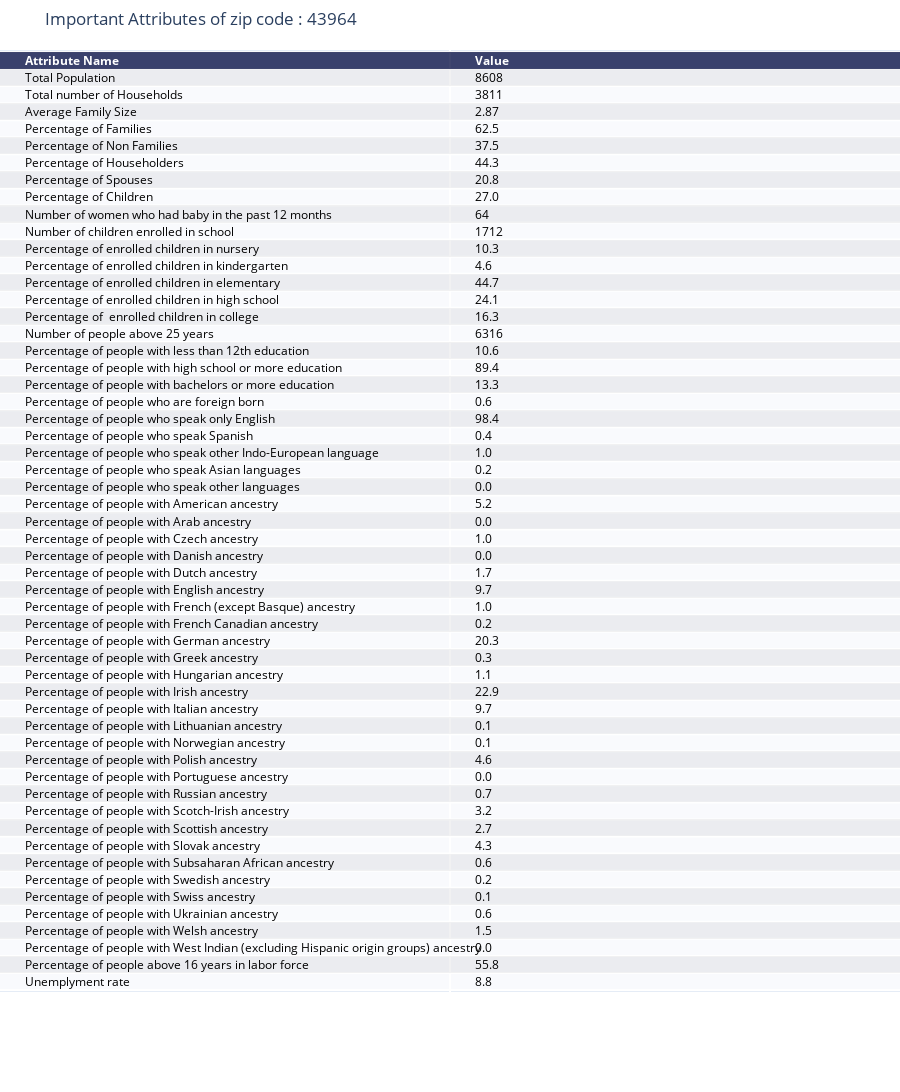

The code cell stored with this chart in its notebook:
### Code cell
attr_obj.create_table()

### Figure 1 — Plotly figure (JSON) as saved in the notebook; plotly's stock layout.template omitted (floating-point values rounded to 4 significant figures)
{"data": [{"colorscale": [[0, "#00083e"], [0.5, "#ededee"], [1, "#ffffff"]], "hoverinfo": "none", "opacity": 0.75, "showscale": false, "type": "heatmap", "z": [[0, 0], [0.5, 0.5], [1, 1], [0.5, 0.5], [1, 1], [0.5, 0.5], [1, 1], [0.5, 0.5], [1, 1], [0.5, 0.5], [1, 1], [0.5, 0.5], [1, 1], [0.5, 0.5], [1, 1], [0.5, 0.5], [1, 1], [0.5, 0.5], [1, 1], [0.5, 0.5], [1, 1], [0.5, 0.5], [1, 1], [0.5, 0.5], [1, 1], [0.5, 0.5], [1, 1], [0.5, 0.5], [1, 1], [0.5, 0.5], [1, 1], [0.5, 0.5], [1, 1], [0.5, 0.5], [1, 1], [0.5, 0.5], [1, 1], [0.5, 0.5], [1, 1], [0.5, 0.5], [1, 1], [0.5, 0.5], [1, 1], [0.5, 0.5], [1, 1], [0.5, 0.5], [1, 1], [0.5, 0.5], [1, 1], [0.5, 0.5], [1, 1], [0.5, 0.5], [1, 1], [0.5, 0.5], [1, 1]]}], "layout": {"annotations": [{"align": "left", "font": {"color": "#ffffff"}, "showarrow": false, "text": "<b>Attribute Name</b>", "x": -0.45, "xanchor": "left", "xref": "x", "y": 0, "yref": "y"}, {"align": "left", "font": {"color": "#ffffff"}, "showarrow": false, "text": "<b>Value</b>", "x": 0.55, "xanchor": "left", "xref": "x", "y": 0, "yref": "y"}, {"align": "left", "font": {"color": "#000000"}, "showarrow": false, "text": "Total Population", "x": -0.45, "xanchor": "left", "xref": "x", "y": 1, "yref": "y"}, {"align": "left", "font": {"color": "#000000"}, "showarrow": false, "text": "8608", "x": 0.55, "xanchor": "left", "xref": "x", "y": 1, "yref": "y"}, {"align": "left", "font": {"color": "#000000"}, "showarrow": false, "text": "Total number of Households", "x": -0.45, "xanchor": "left", "xref": "x", "y": 2, "yref": "y"}, {"align": "left", "font": {"color": "#000000"}, "showarrow": false, "text": "3811", "x": 0.55, "xanchor": "left", "xref": "x", "y": 2, "yref": "y"}, {"align": "left", "font": {"color": "#000000"}, "showarrow": false, "text": "Average Family Size", "x": -0.45, "xanchor": "left", "xref": "x", "y": 3, "yref": "y"}, {"align": "left", "font": {"color": "#000000"}, "showarrow": false, "text": "2.87", "x": 0.55, "xanchor": "left", "xref": "x", "y": 3, "yref": "y"}, {"align": "left", "font": {"color": "#000000"}, "showarrow": false, "text": "Percentage of Families", "x": -0.45, "xanchor": "left", "xref": "x", "y": 4, "yref": "y"}, {"align": "left", "font": {"color": "#000000"}, "showarrow": false, "text": "62.5", "x": 0.55, "xanchor": "left", "xref": "x", "y": 4, "yref": "y"}, {"align": "left", "font": {"color": "#000000"}, "showarrow": false, "text": "Percentage of Non Families", "x": -0.45, "xanchor": "left", "xref": "x", "y": 5, "yref": "y"}, {"align": "left", "font": {"color": "#000000"}, "showarrow": false, "text": "37.5", "x": 0.55, "xanchor": "left", "xref": "x", "y": 5, "yref": "y"}, {"align": "left", "font": {"color": "#000000"}, "showarrow": false, "text": "Percentage of Householders", "x": -0.45, "xanchor": "left", "xref": "x", "y": 6, "yref": "y"}, {"align": "left", "font": {"color": "#000000"}, "showarrow": false, "text": "44.3", "x": 0.55, "xanchor": "left", "xref": "x", "y": 6, "yref": "y"}, {"align": "left", "font": {"color": "#000000"}, "showarrow": false, "text": "Percentage of Spouses", "x": -0.45, "xanchor": "left", "xref": "x", "y": 7, "yref": "y"}, {"align": "left", "font": {"color": "#000000"}, "showarrow": false, "text": "20.8", "x": 0.55, "xanchor": "left", "xref": "x", "y": 7, "yref": "y"}, {"align": "left", "font": {"color": "#000000"}, "showarrow": false, "text": "Percentage of Children", "x": -0.45, "xanchor": "left", "xref": "x", "y": 8, "yref": "y"}, {"align": "left", "font": {"color": "#000000"}, "showarrow": false, "text": "27.0", "x": 0.55, "xanchor": "left", "xref": "x", "y": 8, "yref": "y"}, {"align": "left", "font": {"color": "#000000"}, "showarrow": false, "text": "Number of women who had baby in the past 12 months", "x": -0.45, "xanchor": "left", "xref": "x", "y": 9, "yref": "y"}, {"align": "left", "font": {"color": "#000000"}, "showarrow": false, "text": "64", "x": 0.55, "xanchor": "left", "xref": "x", "y": 9, "yref": "y"}, {"align": "left", "font": {"color": "#000000"}, "showarrow": false, "text": "Number of children enrolled in school", "x": -0.45, "xanchor": "left", "xref": "x", "y": 10, "yref": "y"}, {"align": "left", "font": {"color": "#000000"}, "showarrow": false, "text": "1712", "x": 0.55, "xanchor": "left", "xref": "x", "y": 10, "yref": "y"}, {"align": "left", "font": {"color": "#000000"}, "showarrow": false, "text": "Percentage of enrolled children in nursery", "x": -0.45, "xanchor": "left", "xref": "x", "y": 11, "yref": "y"}, {"align": "left", "font": {"color": "#000000"}, "showarrow": false, "text": "10.3", "x": 0.55, "xanchor": "left", "xref": "x", "y": 11, "yref": "y"}, {"align": "left", "font": {"color": "#000000"}, "showarrow": false, "text": "Percentage of enrolled children in kindergarten", "x": -0.45, "xanchor": "left", "xref": "x", "y": 12, "yref": "y"}, {"align": "left", "font": {"color": "#000000"}, "showarrow": false, "text": "4.6", "x": 0.55, "xanchor": "left", "xref": "x", "y": 12, "yref": "y"}, {"align": "left", "font": {"color": "#000000"}, "showarrow": false, "text": "Percentage of enrolled children in elementary", "x": -0.45, "xanchor": "left", "xref": "x", "y": 13, "yref": "y"}, {"align": "left", "font": {"color": "#000000"}, "showarrow": false, "text": "44.7", "x": 0.55, "xanchor": "left", "xref": "x", "y": 13, "yref": "y"}, {"align": "left", "font": {"color": "#000000"}, "showarrow": false, "text": "Percentage of enrolled children in high school", "x": -0.45, "xanchor": "left", "xref": "x", "y": 14, "yref": "y"}, {"align": "left", "font": {"color": "#000000"}, "showarrow": false, "text": "24.1", "x": 0.55, "xanchor": "left", "xref": "x", "y": 14, "yref": "y"}, {"align": "left", "font": {"color": "#000000"}, "showarrow": false, "text": "Percentage of  enrolled children in college", "x": -0.45, "xanchor": "left", "xref": "x", "y": 15, "yref": "y"}, {"align": "left", "font": {"color": "#000000"}, "showarrow": false, "text": "16.3", "x": 0.55, "xanchor": "left", "xref": "x", "y": 15, "yref": "y"}, {"align": "left", "font": {"color": "#000000"}, "showarrow": false, "text": "Number of people above 25 years", "x": -0.45, "xanchor": "left", "xref": "x", "y": 16, "yref": "y"}, {"align": "left", "font": {"color": "#000000"}, "showarrow": false, "text": "6316", "x": 0.55, "xanchor": "left", "xref": "x", "y": 16, "yref": "y"}, {"align": "left", "font": {"color": "#000000"}, "showarrow": false, "text": "Percentage of people with less than 12th education", "x": -0.45, "xanchor": "left", "xref": "x", "y": 17, "yref": "y"}, {"align": "left", "font": {"color": "#000000"}, "showarrow": false, "text": "10.6", "x": 0.55, "xanchor": "left", "xref": "x", "y": 17, "yref": "y"}, {"align": "left", "font": {"color": "#000000"}, "showarrow": false, "text": "Percentage of people with high school or more education", "x": -0.45, "xanchor": "left", "xref": "x", "y": 18, "yref": "y"}, {"align": "left", "font": {"color": "#000000"}, "showarrow": false, "text": "89.4", "x": 0.55, "xanchor": "left", "xref": "x", "y": 18, "yref": "y"}, {"align": "left", "font": {"color": "#000000"}, "showarrow": false, "text": "Percentage of people with bachelors or more education", "x": -0.45, "xanchor": "left", "xref": "x", "y": 19, "yref": "y"}, {"align": "left", "font": {"color": "#000000"}, "showarrow": false, "text": "13.3", "x": 0.55, "xanchor": "left", "xref": "x", "y": 19, "yref": "y"}, {"align": "left", "font": {"color": "#000000"}, "showarrow": false, "text": "Percentage of people who are foreign born", "x": -0.45, "xanchor": "left", "xref": "x", "y": 20, "yref": "y"}, {"align": "left", "font": {"color": "#000000"}, "showarrow": false, "text": "0.6", "x": 0.55, "xanchor": "left", "xref": "x", "y": 20, "yref": "y"}, {"align": "left", "font": {"color": "#000000"}, "showarrow": false, "text": "Percentage of people who speak only English", "x": -0.45, "xanchor": "left", "xref": "x", "y": 21, "yref": "y"}, {"align": "left", "font": {"color": "#000000"}, "showarrow": false, "text": "98.4", "x": 0.55, "xanchor": "left", "xref": "x", "y": 21, "yref": "y"}, {"align": "left", "font": {"color": "#000000"}, "showarrow": false, "text": "Percentage of people who speak Spanish", "x": -0.45, "xanchor": "left", "xref": "x", "y": 22, "yref": "y"}, {"align": "left", "font": {"color": "#000000"}, "showarrow": false, "text": "0.4", "x": 0.55, "xanchor": "left", "xref": "x", "y": 22, "yref": "y"}, {"align": "left", "font": {"color": "#000000"}, "showarrow": false, "text": "Percentage of people who speak other Indo-European language", "x": -0.45, "xanchor": "left", "xref": "x", "y": 23, "yref": "y"}, {"align": "left", "font": {"color": "#000000"}, "showarrow": false, "text": "1.0", "x": 0.55, "xanchor": "left", "xref": "x", "y": 23, "yref": "y"}, {"align": "left", "font": {"color": "#000000"}, "showarrow": false, "text": "Percentage of people who speak Asian languages", "x": -0.45, "xanchor": "left", "xref": "x", "y": 24, "yref": "y"}, {"align": "left", "font": {"color": "#000000"}, "showarrow": false, "text": "0.2", "x": 0.55, "xanchor": "left", "xref": "x", "y": 24, "yref": "y"}, {"align": "left", "font": {"color": "#000000"}, "showarrow": false, "text": "Percentage of people who speak other languages", "x": -0.45, "xanchor": "left", "xref": "x", "y": 25, "yref": "y"}, {"align": "left", "font": {"color": "#000000"}, "showarrow": false, "text": "0.0", "x": 0.55, "xanchor": "left", "xref": "x", "y": 25, "yref": "y"}, {"align": "left", "font": {"color": "#000000"}, "showarrow": false, "text": "Percentage of people with American ancestry", "x": -0.45, "xanchor": "left", "xref": "x", "y": 26, "yref": "y"}, {"align": "left", "font": {"color": "#000000"}, "showarrow": false, "text": "5.2", "x": 0.55, "xanchor": "left", "xref": "x", "y": 26, "yref": "y"}, {"align": "left", "font": {"color": "#000000"}, "showarrow": false, "text": "Percentage of people with Arab ancestry", "x": -0.45, "xanchor": "left", "xref": "x", "y": 27, "yref": "y"}, {"align": "left", "font": {"color": "#000000"}, "showarrow": false, "text": "0.0", "x": 0.55, "xanchor": "left", "xref": "x", "y": 27, "yref": "y"}, {"align": "left", "font": {"color": "#000000"}, "showarrow": false, "text": "Percentage of people with Czech ancestry", "x": -0.45, "xanchor": "left", "xref": "x", "y": 28, "yref": "y"}, {"align": "left", "font": {"color": "#000000"}, "showarrow": false, "text": "1.0", "x": 0.55, "xanchor": "left", "xref": "x", "y": 28, "yref": "y"}, {"align": "left", "font": {"color": "#000000"}, "showarrow": false, "text": "Percentage of people with Danish ancestry", "x": -0.45, "xanchor": "left", "xref": "x", "y": 29, "yref": "y"}, {"align": "left", "font": {"color": "#000000"}, "showarrow": false, "text": "0.0", "x": 0.55, "xanchor": "left", "xref": "x", "y": 29, "yref": "y"}, {"align": "left", "font": {"color": "#000000"}, "showarrow": false, "text": "Percentage of people with Dutch ancestry", "x": -0.45, "xanchor": "left", "xref": "x", "y": 30, "yref": "y"}, {"align": "left", "font": {"color": "#000000"}, "showarrow": false, "text": "1.7", "x": 0.55, "xanchor": "left", "xref": "x", "y": 30, "yref": "y"}, {"align": "left", "font": {"color": "#000000"}, "showarrow": false, "text": "Percentage of people with English ancestry", "x": -0.45, "xanchor": "left", "xref": "x", "y": 31, "yref": "y"}, {"align": "left", "font": {"color": "#000000"}, "showarrow": false, "text": "9.7", "x": 0.55, "xanchor": "left", "xref": "x", "y": 31, "yref": "y"}, {"align": "left", "font": {"color": "#000000"}, "showarrow": false, "text": "Percentage of people with French (except Basque) ancestry", "x": -0.45, "xanchor": "left", "xref": "x", "y": 32, "yref": "y"}, {"align": "left", "font": {"color": "#000000"}, "showarrow": false, "text": "1.0", "x": 0.55, "xanchor": "left", "xref": "x", "y": 32, "yref": "y"}, {"align": "left", "font": {"color": "#000000"}, "showarrow": false, "text": "Percentage of people with French Canadian ancestry", "x": -0.45, "xanchor": "left", "xref": "x", "y": 33, "yref": "y"}, {"align": "left", "font": {"color": "#000000"}, "showarrow": false, "text": "0.2", "x": 0.55, "xanchor": "left", "xref": "x", "y": 33, "yref": "y"}, {"align": "left", "font": {"color": "#000000"}, "showarrow": false, "text": "Percentage of people with German ancestry", "x": -0.45, "xanchor": "left", "xref": "x", "y": 34, "yref": "y"}, {"align": "left", "font": {"color": "#000000"}, "showarrow": false, "text": "20.3", "x": 0.55, "xanchor": "left", "xref": "x", "y": 34, "yref": "y"}, {"align": "left", "font": {"color": "#000000"}, "showarrow": false, "text": "Percentage of people with Greek ancestry", "x": -0.45, "xanchor": "left", "xref": "x", "y": 35, "yref": "y"}, {"align": "left", "font": {"color": "#000000"}, "showarrow": false, "text": "0.3", "x": 0.55, "xanchor": "left", "xref": "x", "y": 35, "yref": "y"}, {"align": "left", "font": {"color": "#000000"}, "showarrow": false, "text": "Percentage of people with Hungarian ancestry", "x": -0.45, "xanchor": "left", "xref": "x", "y": 36, "yref": "y"}, {"align": "left", "font": {"color": "#000000"}, "showarrow": false, "text": "1.1", "x": 0.55, "xanchor": "left", "xref": "x", "y": 36, "yref": "y"}, {"align": "left", "font": {"color": "#000000"}, "showarrow": false, "text": "Percentage of people with Irish ancestry", "x": -0.45, "xanchor": "left", "xref": "x", "y": 37, "yref": "y"}, {"align": "left", "font": {"color": "#000000"}, "showarrow": false, "text": "22.9", "x": 0.55, "xanchor": "left", "xref": "x", "y": 37, "yref": "y"}, {"align": "left", "font": {"color": "#000000"}, "showarrow": false, "text": "Percentage of people with Italian ancestry", "x": -0.45, "xanchor": "left", "xref": "x", "y": 38, "yref": "y"}, {"align": "left", "font": {"color": "#000000"}, "showarrow": false, "text": "9.7", "x": 0.55, "xanchor": "left", "xref": "x", "y": 38, "yref": "y"}, {"align": "left", "font": {"color": "#000000"}, "showarrow": false, "text": "Percentage of people with Lithuanian ancestry", "x": -0.45, "xanchor": "left", "xref": "x", "y": 39, "yref": "y"}, {"align": "left", "font": {"color": "#000000"}, "showarrow": false, "text": "0.1", "x": 0.55, "xanchor": "left", "xref": "x", "y": 39, "yref": "y"}, {"align": "left", "font": {"color": "#000000"}, "showarrow": false, "text": "Percentage of people with Norwegian ancestry", "x": -0.45, "xanchor": "left", "xref": "x", "y": 40, "yref": "y"}, {"align": "left", "font": {"color": "#000000"}, "showarrow": false, "text": "0.1", "x": 0.55, "xanchor": "left", "xref": "x", "y": 40, "yref": "y"}, {"align": "left", "font": {"color": "#000000"}, "showarrow": false, "text": "Percentage of people with Polish ancestry", "x": -0.45, "xanchor": "left", "xref": "x", "y": 41, "yref": "y"}, {"align": "left", "font": {"color": "#000000"}, "showarrow": false, "text": "4.6", "x": 0.55, "xanchor": "left", "xref": "x", "y": 41, "yref": "y"}, {"align": "left", "font": {"color": "#000000"}, "showarrow": false, "text": "Percentage of people with Portuguese ancestry", "x": -0.45, "xanchor": "left", "xref": "x", "y": 42, "yref": "y"}, {"align": "left", "font": {"color": "#000000"}, "showarrow": false, "text": "0.0", "x": 0.55, "xanchor": "left", "xref": "x", "y": 42, "yref": "y"}, {"align": "left", "font": {"color": "#000000"}, "showarrow": false, "text": "Percentage of people with Russian ancestry", "x": -0.45, "xanchor": "left", "xref": "x", "y": 43, "yref": "y"}, {"align": "left", "font": {"color": "#000000"}, "showarrow": false, "text": "0.7", "x": 0.55, "xanchor": "left", "xref": "x", "y": 43, "yref": "y"}, {"align": "left", "font": {"color": "#000000"}, "showarrow": false, "text": "Percentage of people with Scotch-Irish ancestry", "x": -0.45, "xanchor": "left", "xref": "x", "y": 44, "yref": "y"}, {"align": "left", "font": {"color": "#000000"}, "showarrow": false, "text": "3.2", "x": 0.55, "xanchor": "left", "xref": "x", "y": 44, "yref": "y"}, {"align": "left", "font": {"color": "#000000"}, "showarrow": false, "text": "Percentage of people with Scottish ancestry", "x": -0.45, "xanchor": "left", "xref": "x", "y": 45, "yref": "y"}, {"align": "left", "font": {"color": "#000000"}, "showarrow": false, "text": "2.7", "x": 0.55, "xanchor": "left", "xref": "x", "y": 45, "yref": "y"}, {"align": "left", "font": {"color": "#000000"}, "showarrow": false, "text": "Percentage of people with Slovak ancestry", "x": -0.45, "xanchor": "left", "xref": "x", "y": 46, "yref": "y"}, {"align": "left", "font": {"color": "#000000"}, "showarrow": false, "text": "4.3", "x": 0.55, "xanchor": "left", "xref": "x", "y": 46, "yref": "y"}, {"align": "left", "font": {"color": "#000000"}, "showarrow": false, "text": "Percentage of people with Subsaharan African ancestry", "x": -0.45, "xanchor": "left", "xref": "x", "y": 47, "yref": "y"}, {"align": "left", "font": {"color": "#000000"}, "showarrow": false, "text": "0.6", "x": 0.55, "xanchor": "left", "xref": "x", "y": 47, "yref": "y"}, {"align": "left", "font": {"color": "#000000"}, "showarrow": false, "text": "Percentage of people with Swedish ancestry", "x": -0.45, "xanchor": "left", "xref": "x", "y": 48, "yref": "y"}, {"align": "left", "font": {"color": "#000000"}, "showarrow": false, "text": "0.2", "x": 0.55, "xanchor": "left", "xref": "x", "y": 48, "yref": "y"}, {"align": "left", "font": {"color": "#000000"}, "showarrow": false, "text": "Percentage of people with Swiss ancestry", "x": -0.45, "xanchor": "left", "xref": "x", "y": 49, "yref": "y"}, {"align": "left", "font": {"color": "#000000"}, "showarrow": false, "text": "0.1", "x": 0.55, "xanchor": "left", "xref": "x", "y": 49, "yref": "y"}, {"align": "left", "font": {"color": "#000000"}, "showarrow": false, "text": "Percentage of people with Ukrainian ancestry", "x": -0.45, "xanchor": "left", "xref": "x", "y": 50, "yref": "y"}, {"align": "left", "font": {"color": "#000000"}, "showarrow": false, "text": "0.6", "x": 0.55, "xanchor": "left", "xref": "x", "y": 50, "yref": "y"}, {"align": "left", "font": {"color": "#000000"}, "showarrow": false, "text": "Percentage of people with Welsh ancestry", "x": -0.45, "xanchor": "left", "xref": "x", "y": 51, "yref": "y"}, {"align": "left", "font": {"color": "#000000"}, "showarrow": false, "text": "1.5", "x": 0.55, "xanchor": "left", "xref": "x", "y": 51, "yref": "y"}, {"align": "left", "font": {"color": "#000000"}, "showarrow": false, "text": "Percentage of people with West Indian (excluding Hispanic origin groups) ancestry", "x": -0.45, "xanchor": "left", "xref": "x", "y": 52, "yref": "y"}, {"align": "left", "font": {"color": "#000000"}, "showarrow": false, "text": "0.0", "x": 0.55, "xanchor": "left", "xref": "x", "y": 52, "yref": "y"}, {"align": "left", "font": {"color": "#000000"}, "showarrow": false, "text": "Percentage of people above 16 years in labor force", "x": -0.45, "xanchor": "left", "xref": "x", "y": 53, "yref": "y"}, {"align": "left", "font": {"color": "#000000"}, "showarrow": false, "text": "55.8", "x": 0.55, "xanchor": "left", "xref": "x", "y": 53, "yref": "y"}, {"align": "left", "font": {"color": "#000000"}, "showarrow": false, "text": "Unemplyment rate", "x": -0.45, "xanchor": "left", "xref": "x", "y": 54, "yref": "y"}, {"align": "left", "font": {"color": "#000000"}, "showarrow": false, "text": "8.8", "x": 0.55, "xanchor": "left", "xref": "x", "y": 54, "yref": "y"}], "height": 1700, "margin": {"b": 100, "l": 0, "r": 0, "t": 50}, "title": {"text": "Important Attributes of zip code : 43964"}, "xaxis": {"dtick": 1, "gridwidth": 2, "showticklabels": false, "tick0": -0.5, "ticks": "", "zeroline": false}, "yaxis": {"autorange": "reversed", "dtick": 1, "gridwidth": 2, "showticklabels": false, "tick0": 0.5, "ticks": "", "zeroline": false}}}
